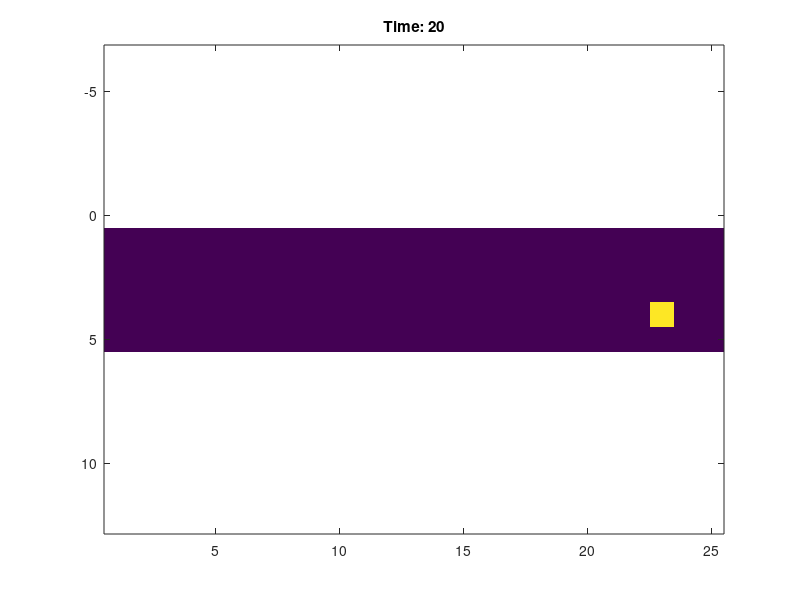

Write MATLAB code to recreate this figure.
%Example5p8
%This code shows traffic flow
rw=5;%road width
rl=25;%road length
road = zeros(rw,rl);
xpos=2;ypos=4;
road(ypos,xpos)=1;
imagesc(road)
axis equal
for t=0:20
    %clear previous vehicle
    road(ypos,xpos)=0;
    %update new position
    xpos=xpos +1;
    road(ypos,xpos)=1;
    %plot new position
    imagesc(road)
    Time=sprintf('Time: %i',t);
    title(Time)
    axis equal;
    pause(0.4);
end
